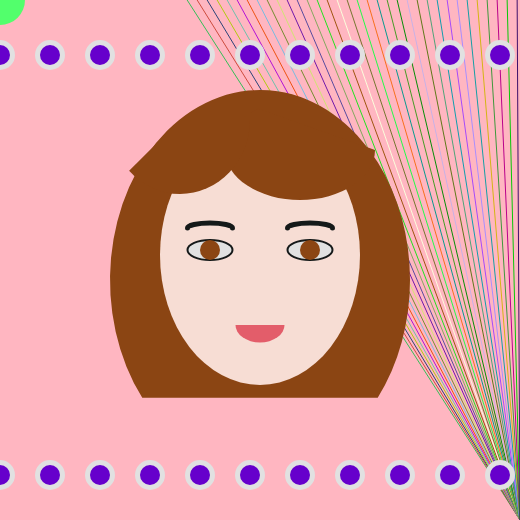
Frame 1 (no input)
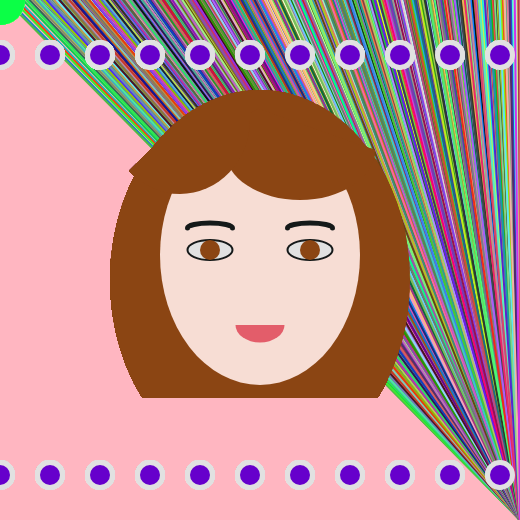
Frame 60 (no input)
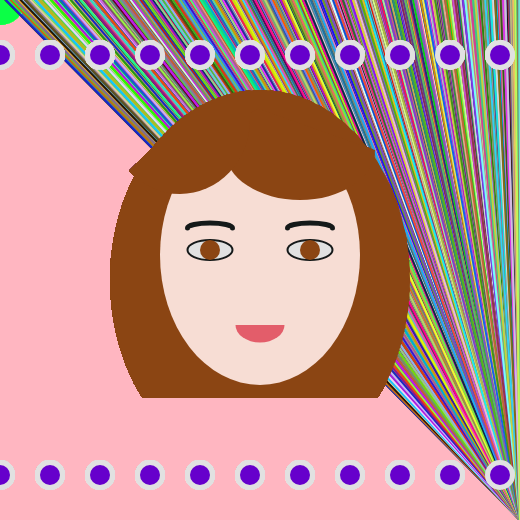
Frame 120 (the mouse pressed at the canvas centre since frame 60)

The p5.js sketch that drew these frames (run headless with seeded random() and noise() and a simulated clock; from frame 60 on, the mouse is pressed at the canvas centre):

// p5.js sketch
// ── sketch.js

function setup() {
  createCanvas(520, 520);
  background(255, 182, 193);
}

function keyPressed() {
  background(255, 182, 193) //doesn't work ??
}

function draw() {
  let rNum = random(255);
  for(let i=5+rNum; i<width; i+=10) {
    stroke(random(255), random(255), random(255))
    line(i, 0, 520, 520);
  }




  strokeWeight(5);
  stroke(225);

  if(mouseX<250) {
    fill(random(255), random(255), random(255));
  }


  for (var x=0; x<=width; x=x+50) {
    fill(102, 0, 204);
    ellipse(x,55,25,25);
  }


  for (var x=0; x<=width; x=x+50) {
    fill(102, 0, 204);
    ellipse(x,475,25,25);
  }





  //ellipse
  noStroke();
  // fill(75,0,130);
  fill(random(255), 255, random(255));
  ellipse(mouseX,mouseY,50,50,25);





  //Hair

  noStroke();
  fill(139, 69, 19);
  arc(260, 280, 300, 380, QUARTER_PI + HALF_PI, QUARTER_PI, OPEN);



  //Face
  noStroke();
  fill(247, 221, 212);
  ellipse(260, 255, 200, 260);




  //Bang
  noStroke();
  fill(139, 69, 19);
  arc(300, 150, 150, 100, 0, PI + QUARTER_PI, CHORD);
  arc(180, 120, 140, 148, 0, 0.75 * Math.PI);

  //eyebrows
  stroke(21, 25, 25);
  strokeWeight(5);
  noFill();
  arc(210, 228, 45, 10, PI, TWO_PI, OPEN);
  arc(310, 228, 45, 10, PI, TWO_PI, OPEN);

  //eyes
  strokeWeight(2);
  fill(225);
  ellipse(210, 250, 45, 20);
  ellipse(310, 250, 45, 20);

  //eyeballs
  noStroke();
  fill('#8b4513');
  fill('#8b4513');
  ellipse(210, 250, 20, 20);
  ellipse(310, 250, 20, 20);

  //Mouth
  fill(227, 93, 106);
  arc(260, 325, 49, 35, 0, PI);





}
